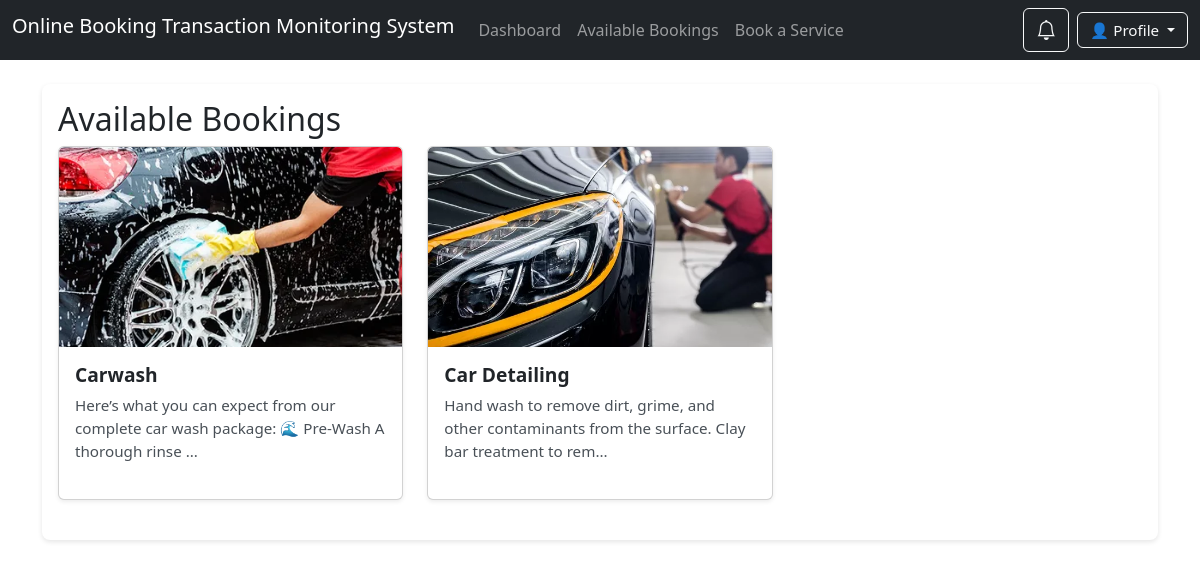
/mobile_view/components/available.php (signed in), run on the app's committed database.
### tables this page shows
CREATE TABLE `service` (
  `ServiceID` int(11) NOT NULL,
  `ServiceName` varchar(100) NOT NULL,
  `Description` text DEFAULT NULL,
  `ImagePath` varchar(255) DEFAULT NULL
);

### mobile_view/components/available.php (the view, shortened to what this page needs)
<?php
require '../../connection/conn.php';
$bookings = $conn->query("SELECT ServiceID, ServiceName, Description, ImagePath FROM service");
?>
<!DOCTYPE html>
<html lang="en">
<?php include './semantic/head.php'; ?>
<body>
<?php include './semantic/navbar.php'; ?>
<main class="container mt-4">
    <section id="dashboard">
        <h2>Available Bookings</h2>
        <div class="row">
            <?php
            if ($bookings->num_rows > 0) {
                while ($row = $bookings->fetch_assoc()) {
                    $serviceName = htmlspecialchars($row['ServiceName']);
                    $description = htmlspecialchars($row['Description']);
                    $imagePath = !empty($row['ImagePath']) ? '../../uploads/services/' . htmlspecialchars($row['ImagePath']) : 'images/default.jpg';
            ?>
                <div class="col-md-4 col-sm-6 mb-4">
                    <div class="card h-100 shadow-sm">
                        <img src="<?php echo $imagePath; ?>" class="card-img-top" alt="Service Image" style="height: 200px; object-fit: cover;">
                        <div class="card-body">
                            <h5 class="card-title"><?php echo $serviceName; ?></h5>
                            <p class="card-text" title="<?php echo $description; ?>">
                                <?php echo strlen($description) > 100 ? substr($description, 0, 100) . '...' : $description; ?>
                            </p>
                        </div>
                    </div>
                </div>
            <?php
                }
            } else {
                echo "<p class='text-muted'>No available bookings at the moment.</p>";
            }
            ?>
        </div>
    </section>
</main>
</body>
</html>

### mobile_view/components/css/semantic.css (style rules this page uses)
body { font-family: 'Segoe UI', Tahoma, Geneva, Verdana, sans-serif; background-color: #f8f9fa; }
h2 { font-size: 1.6rem; margin-bottom: 1rem; color: #343a40; }
section { background-color: #ffffff; padding: 1rem; border-radius: 0.5rem; box-shadow: 0 2px 5px rgba(0, 0, 0, 0.1); margin-bottom: 2rem; }
.card { border: 1px solid #ddd; margin-bottom: 20px; transition: transform 0.3s ease-in-out, box-shadow 0.3s ease; border-radius: 10px; }
.card-body { padding: 20px; background-color: #ffffff; border-radius: 10px; }
.card-title { font-size: 1.2rem; font-weight: bold; color: #007bff; }
.card-text { font-size: 1rem; }
.card { border: none; border-radius: 15px; overflow: hidden; margin-bottom: 20px; transition: transform 0.2s; }
.card-body { background-color: #ffffff; padding: 1rem; }
.card-title { font-size: 1.2rem; font-weight: 600; color: #0d6efd; }
.card-text { font-size: 0.95rem; color: #495057; }

### data on the page
service: ImagePath (picture), ServiceName "Carwash", Description "Here’s what you can expect from our complete car wash package: 🌊 Pre-Wash A thorough rinse"
service: ImagePath (picture), ServiceName "Car Detailing", Description "Hand wash to remove dirt, grime, and other contaminants from the surface. Clay bar treatment to rem"
